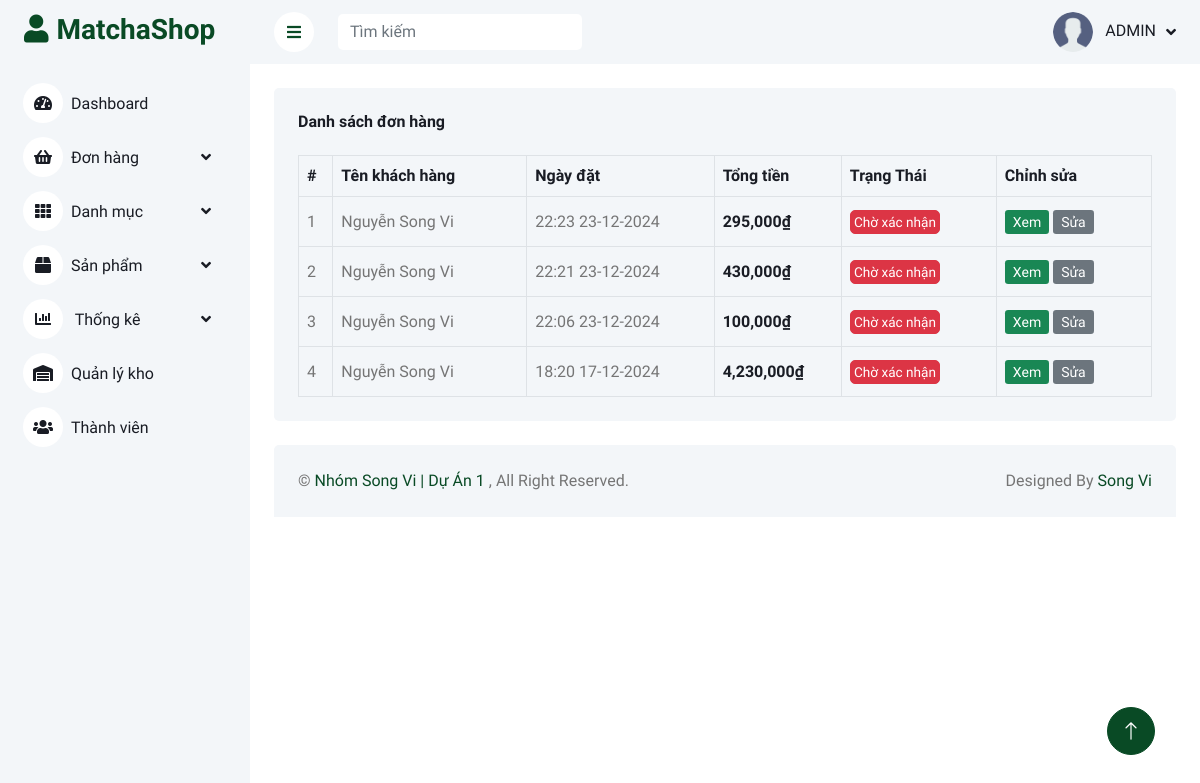
The page /admin/index.php?quanli=danh-sach-don-cho (signed in) on the database its author committed.
### tables this page shows
CREATE TABLE `orders` (
  `order_id` int(11) NOT NULL,
  `user_id` int(11) NOT NULL,
  `date` datetime NOT NULL DEFAULT current_timestamp(),
  `total` int(11) NOT NULL,
  `address` varchar(255) NOT NULL,
  `phone` varchar(10) NOT NULL,
  `note` text NOT NULL,
  `status` tinyint(1) NOT NULL DEFAULT 1
);

CREATE TABLE `users` (
  `user_id` int(11) NOT NULL,
  `username` varchar(100) NOT NULL COMMENT 'Tên đăng nhập',
  `password` varchar(255) NOT NULL,
  `full_name` varchar(255) NOT NULL COMMENT 'Họ tên',
  `image` varchar(255) NOT NULL,
  `email` varchar(255) NOT NULL,
  `phone` varchar(10) NOT NULL,
  `address` varchar(255) NOT NULL,
  `role` tinyint(1) NOT NULL DEFAULT 0 COMMENT '0 là khách hàng 1 là nhân viên',
  `active` tinyint(1) NOT NULL DEFAULT 1
);

### admin/models_admin/pdo_library.php (called while the page is built, shortened)
<?php
function pdo_query($sql){
    $sql_args = array_slice(func_get_args(), 1);
    try{
        $conn = pdo_get_connection();
        $stmt = $conn->prepare($sql);
        $stmt->execute($sql_args);
        $rows = $stmt->fetchAll();
        return $rows;
    }
    catch(PDOException $e){
        throw $e;
    }
    finally{
        unset($conn);
    }
}
?>

### admin/models_admin/OrderModel.php (called while the page is built, shortened)
<?php
    class OrderModel{
        public function select_orders_unconfirmed() {
            $sql = "
                    SELECT
                    orders.order_id,
                    orders.user_id,
                    orders.date AS order_date,
                    orders.total,
                    orders.address AS order_address,
                    orders.phone AS order_phone,
                    orders.note,
                    orders.status,
                    users.full_name,
                    users.email,
                    users.phone AS user_phone
                FROM
                    orders
                JOIN
                    users ON orders.user_id = users.user_id
                WHERE orders.status = 1
                ORDER BY orders.order_id DESC
            ";
            return pdo_query($sql);
        }
    }
?>

### admin/models_admin/BaseModel.php (called while the page is built, shortened)
<?php
    class BaseModel{
        public function date_format($date, $plus_day) {
            $datetime = new DateTime($date);
            return $formatted_date = $datetime->format('H:i d-m-Y');
        }
    }
    $BaseModel = new BaseModel();
?>

### admin/don-hang/unconfirmed.php (the view, shortened to what this page needs)
<?php
    $list_orders = $OrderModel->select_orders_unconfirmed();
?>
<div class="container-fluid pt-4 px-4">
    <div class="bg-light text-center rounded p-4">
        <div class="d-flex align-items-center justify-content-between mb-4">
            <h6 class="mb-0">Danh sách đơn hàng</h6>
        </div>
        <div class="table-responsive">
            <table class="table text-start align-middle table-bordered table-hover mb-0">
                <thead>
                    <tr class="text-dark">
                        <th scope="col">#</th>
                        <th scope="col">Tên khách hàng</th>
                        <th scope="col">Ngày đặt</th>
                        <th scope="col">Tổng tiền</th>
                        <th scope="col">Trạng Thái</th>
                        <th scope="col">Chỉnh sửa</th>
                    </tr>
                </thead>
                <tbody>
                    <?php
                    $i = 0;
                    foreach ($list_orders as $value) {
                        extract($value);
                        $i++;
                        $formatted_date = $BaseModel->date_format($order_date, '');
                        $order_status = '<a href="" class="btn btn-small btn-danger">Chờ xác nhận</a>';
                    ?>
                    <tr>
                        <td><?=$i?></td>
                        <td class="td-name">
                            <?=$full_name?>
                        </td>
                        <td class="td-date">
                            <?=$formatted_date?>
                        </td>
                        <td class="text-dark" style="font-weight: 600;">
                            <?=number_format($total)?>₫
                        </td>
                        <td class="td-responsive-2">
                            <?=$order_status?>
                        </td>
                        <td class="td-responsive-2">
                            <a class="btn-sm btn-success" href="index.php?quanli=cap-nhat-don-hang&id=<?=$order_id?>">Xem</a>
                            <a class="btn-sm btn-secondary" href="index.php?quanli=cap-nhat-don-hang&id=<?=$order_id?>">Sửa</a>
                        </td>
                    </tr>
                    <?php
                    }
                    ?>
                </tbody>
            </table>
        </div>
    </div>
</div>

### admin/public_admin/css/style.css (style rules this page uses)
:root { --primary: #094A25; --light: #F3F6F9; --dark: #191C24; }
.btn { transition: .5s; }
.td-responsive-2 { min-width: 120px; max-width: 145px; }
.td-date { min-width: 145px; }
.td-name { min-width: 150px; }

### admin/public_admin/css/custom.css (style rules this page uses)
.btn-small { padding: .05rem 0.2rem; font-size: .85rem; }

### admin/don-hang/unconfirmed.php (style rules this page uses)
td { height: 50px; }

### rows shown on the page
orders: user.full_name "Nguyễn Song Vi", date "22:23 23-12-2024", total "295,000"
orders: user.full_name "Nguyễn Song Vi", date "22:21 23-12-2024", total "430,000"
orders: user.full_name "Nguyễn Song Vi", date "22:06 23-12-2024", total "100,000"
orders: user.full_name "Nguyễn Song Vi", date "18:20 17-12-2024", total "4,230,000"
